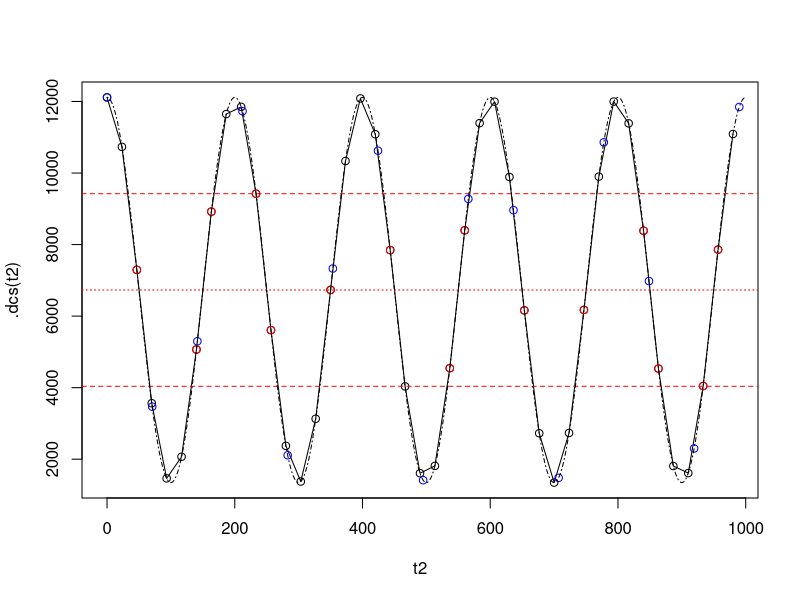

The R script that drew this image:
library(dplyr); library(plyr)
fancy <- function(x) formatC(x, 4, format = "e")

## I should show that my formula for var omega is the correct one
## define the measurement model
P = .8; N0 = 6730
errS = 1e-1*N0*P #absolute measurement error

phi = pi/2 #initial signal phase
w = 2*pi*.005#2*pi*120e3*.74e-4 # estimated frequency
.dcs <- function(x) N0 * (1 + P*sin(w*x + phi)) # structural model/expectation

w.guess = rnorm(1, w, 0*w) # if we do modulated sampling, we must guess the signal frequency; this line models the guessing

Ttot = 1000 #total measurement time
fs = w/(2*pi)*sqrt(8) #sampling frequency
t = seq(0, Ttot, by = 1/fs);#uniform sampling time 
t2 = seq(0, Ttot, by = .33/fs); plot(.dcs(t2)~t2, type="o"); points(.dcs(t)~t, col="blue")
t2 <- t2[.dcs(t2) > N0*(1 - P*.5) & .dcs(t2) < N0*(1 + P*.5)]; points(.dcs(t2)~t2, col="red"); 
abline(h=N0*(1 + c(-.5,0,.5)*P), col="red", lty=c(2,3,2))
x = seq(0,Ttot,length.out=1000); lines(.dcs(x)~x, lty=4)
min(length(t), length(t2))->l
t <- t[1:l]; t2 = t2[1:l]
t <- list("uni" = t, "mod" = t2)
rm(t2)

Es = llply(t, function(x) {.dcs(x) -> e; names(e) <- x; e}) # expected values for the two samplings

Ntrial = 5 #number of trials
matrix(rnorm(Ntrial*l, sd=errS), ncol=Ntrial) -> s
llply(Es, function(e){e+s -> x; rownames(x) <- names(e); x})->s

## example of one trial
trl = llply(s, function(e) data.frame(t = as.numeric(rownames(e)), m = e[,3]))
ci = .95; z = abs(qnorm((1-ci)/2))
llply(trl, function(e){
  nls(m~ n*(1 + p*sin(frq*t + phi)), data=e, start=list(n = 5000, p = 1, frq=w.guess)) -> m3
  frq = coef(m3)["frq"]; sef = sqrt(vcov(m3)["frq","frq"])
  confint(m3) %>% cbind("SE" = sqrt(diag(vcov(m3))), "True" = c(N0, P, w)) %>% fancy
})



######
# adply(s, 2, function(trl){
#   nls(trl~ n*(1 + p*sin(frq*t)), start=list(n = 5000, p = 1, frq=rnorm(1, w, .1*w)))
# })